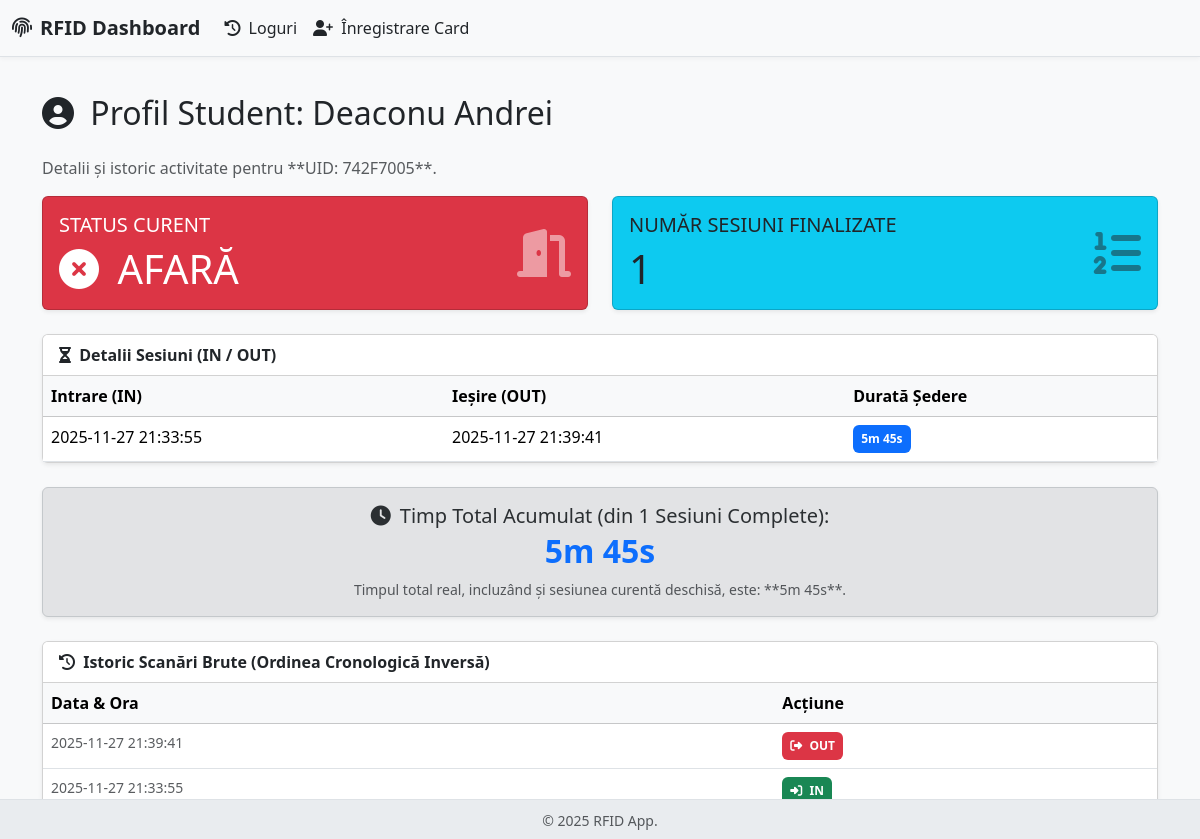
/profile/2, run on an earlier commit of the app's database.
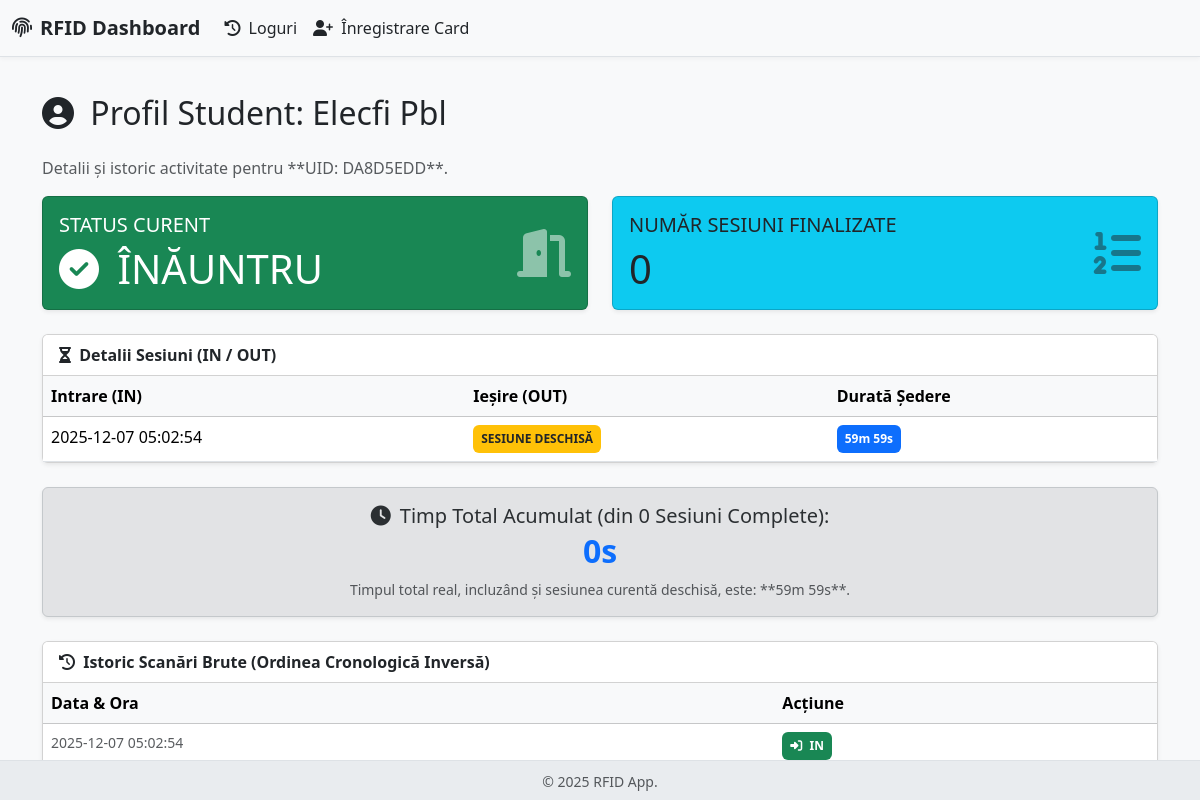
And on a later commit of the database.
### app.py (models this page shows)
class Person(db.Model):
    __tablename__ = 'person'
    id = db.Column(db.Integer, primary_key=True)
    uid_card = db.Column(db.String(50), unique=True, nullable=False)
    first_name = db.Column(db.String(100), nullable=False)
    last_name = db.Column(db.String(100), nullable=False)
    is_inside = db.Column(db.Boolean, default=False)
    last_action_time = db.Column(db.DateTime, default=lambda: datetime(2025, 2, 14, tzinfo=timezone.utc))
    logs = db.relationship('Log', backref='person', lazy=True)

class Log(db.Model):
    __tablename__ = 'log'
    id = db.Column(db.Integer, primary_key=True)
    person_id = db.Column(db.Integer, db.ForeignKey('person.id'), nullable=False)
    timestamp = db.Column(db.DateTime, default=lambda: datetime.now(timezone.utc))
    action = db.Column(db.String(3), nullable=False)

### app.py (the view)
@app.route('/profile/<int:person_id>')
def view_person_profile(person_id):
    person = Person.query.get_or_404(person_id)
    logs_for_calculation = Log.query.filter_by(person_id=person_id).order_by(Log.timestamp.asc()).all()
    display_logs = Log.query.filter_by(person_id=person_id).order_by(Log.timestamp.desc()).all()
    sessions = calculate_session_durations(logs_for_calculation)
    finalized_sessions = [s for s in sessions if s.get('is_current') is not True and s.get('end') is not None]
    total_sessions = len(finalized_sessions)
    total_duration_sum = sum((s['duration'] for s in finalized_sessions), timedelta())
    current_session_duration = next((s['duration'] for s in sessions if s.get('is_current')), timedelta())
    total_duration_with_current = total_duration_sum + current_session_duration
    return render_template('profile.html',
                           person=person,
                           sessions=sessions,
                           total_sessions=total_sessions,
                           total_duration_sum=format_timedelta(total_duration_sum),
                           total_duration_with_current=format_timedelta(total_duration_with_current),
                           logs=display_logs)

### app.py (called while the page is built)
def localize_timestamp(timestamp):
    if timestamp.tzinfo is None:
        utc_dt = timestamp.replace(tzinfo=pytz.utc)
    else:
        utc_dt = timestamp.astimezone(pytz.utc)
    return utc_dt.astimezone(TARGET_TIMEZONE)

def format_timedelta(td):
    if td is None: return "N/A"
    total_seconds = int(td.total_seconds())
    if total_seconds < 0: total_seconds = 0
    hours, remainder = divmod(total_seconds, 3600)
    minutes, seconds = divmod(remainder, 60)
    parts = []
    if hours > 0: parts.append(f"{hours}h")
    if minutes > 0 or (hours > 0 and seconds >= 0): parts.append(f"{minutes}m")
    if seconds > 0 or total_seconds == 0: parts.append(f"{seconds}s")
    if not parts: return "0s"
    return " ".join(parts)

### templates/profile.html (shortened to what the changed rows need)
{% extends "base.html" %}
{% block content %}
    <h2 class="mb-4"><i class="fas fa-user-circle me-2"></i> Profil Student: {{ person.last_name }} {{ person.first_name }}</h2>
    <p class="text-muted">Detalii și istoric activitate pentru **UID: {{ person.uid_card }}**.</p>
    <div class="row mb-4">
        <div class="col-md-6">
            <div class="card text-white {% if person.is_inside %}bg-success{% else %}bg-danger{% endif %} shadow-sm h-100">
                <div class="card-body">
                    <div class="d-flex justify-content-between align-items-center">
                        <div>
                            <h5 class="card-title text-uppercase fw-light">Status Curent</h5>
                            <p class="h1 mb-0">
                                {% if person.is_inside %}
                                    <i class="fas fa-check-circle me-2"></i> ÎNĂUNTRU
                                {% else %}
                                    <i class="fas fa-times-circle me-2"></i> AFARĂ
                                {% endif %}
                            </p>
                        </div>
                    </div>
                </div>
            </div>
        </div>
        <div class="col-md-6">
            <div class="card text-dark bg-info shadow-sm h-100">
                <div class="card-body">
                    <div class="d-flex justify-content-between align-items-center">
                        <div>
                            <h5 class="card-title text-uppercase fw-light">Număr Sesiuni Finalizate</h5>
                            <p class="h1 mb-0">{{ total_sessions }}</p>
                        </div>
                    </div>
                </div>
            </div>
        </div>
    </div>
    <div class="card shadow-sm mb-4">
        <div class="card-header bg-white fw-bold">
        </div>
        <div class="card-body p-0">
            <div class="table-responsive">
                <table class="table table-hover mb-0">
                    <thead class="table-light">
                        <tr>
                            <th>Intrare (IN)</th>
                            <th>Ieșire (OUT)</th>
                            <th>Durată Ședere</th>
                        </tr>
                    </thead>
                    <tbody>
                        {% for session in sessions %}
                        <tr>
                            <td>{{ localize_timestamp(session.start).strftime('%Y-%m-%d %H:%M:%S') }}</td>
                            <td>
                                {% if session.end is none %}
                                    <span class="badge bg-warning p-2 text-dark">SESIUNE DESCHISĂ</span>
                                {% else %}
                                    {{ localize_timestamp(session.end).strftime('%Y-%m-%d %H:%M:%S') }}
                                {% endif %}
                            </td>
                            <td>
                                <span class="badge bg-primary p-2">
                                    {{ format_timedelta(session.duration) }}
                                </span>
                            </td>
                        </tr>
                        {% endfor %}
                    </tbody>
                </table>
            </div>
        </div>
    </div>
    <div class="alert alert-secondary shadow-sm text-center mb-4">
        <p class="h5 mb-1"><i class="fas fa-clock me-1"></i> Timp Total Acumulat (din {{ total_sessions }} Sesiuni Complete):</p>
        <p class="h2 fw-bold text-primary">{{ total_duration_sum }}</p>
        <p class="mb-0 small text-muted">Timpul total real, incluzând și sesiunea curentă deschisă, este: **{{ total_duration_with_current }}**.</p>
    </div>
    <div class="card shadow-sm">
        <div class="card-header bg-white fw-bold">
        </div>
        <div class="card-body p-0">
            <div class="table-responsive">
                <table class="table table-hover mb-0">
                    <thead class="table-light">
                        <tr>
                            <th>Data & Ora</th>
                            <th>Acțiune</th>
                        </tr>
                    </thead>
                    <tbody>
                        {% for log in logs %}
                        <tr>
                            <td class="text-muted small">{{ localize_timestamp(log.timestamp).strftime('%Y-%m-%d %H:%M:%S') }}</td>
                            <td>
                                {% if log.action == 'IN' %}
                                    <span class="badge bg-success p-2"><i class="fas fa-sign-in-alt me-1"></i> {{ log.action }}</span>
                                {% else %}
                                    <span class="badge bg-danger p-2"><i class="fas fa-sign-out-alt me-1"></i> {{ log.action }}</span>
                                {% endif %}
                            </td>
                        </tr>
                        {% endfor %}
                    </tbody>
                </table>
            </div>
        </div>
    </div>
{% endblock %}

What changed in the data, as far as the page shows it:
removed Log: timestamp "2025-11-27 21:39:41", action "OUT"
changed Person: last_name "Deaconu" → "Elecfi"; first_name "Andrei" → "Pbl"; uid_card "742F7005" → "DA8D5EDD"; is_inside False → True (drawn)
changed Log "IN": timestamp "2025-11-27 21:33:55" → "2025-12-07 05:02:54"
Also different on the page:
{{ total_sessions }}: "1" → "0"
{{ total_duration_sum }}: "5m 45s" → "0s"
{{ total_duration_with_current }}: "5m 45s" → "59m 59s"
text no longer shown: "AFARĂ"
text now shown: "ÎNĂUNTRU"
new list line: "2025-12-07 05:02:54 SESIUNE DESCHISĂ 59m 59s"
list line gone: "2025-11-27 21:33:55 2025-11-27 21:39:41 5m 45s"
